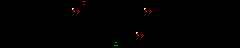

A level layout from a 2D game, rendered from its tile map. Below: a short description, then the map file with its tile-grid data intact:
An orthogonal 30x6 tile map with 8x8 px tiles, 3 tile layers (Geometry, Entities, BG).

<map version="1.10" tiledversion="1.11.0" orientation="orthogonal" renderorder="right-down" width="30" height="6" tilewidth="8" tileheight="8" infinite="0" nextlayerid="4" nextobjectid="1">
 <tileset firstgid="1" source="Project/RoomShaper.tsx" />
 <layer id="1" name="Geometry" width="30" height="6">
  <data encoding="csv">
0,0,0,0,0,0,0,0,0,0,7,0,0,0,0,0,0,0,0,0,0,0,0,0,0,0,0,0,0,0,
0,0,0,0,0,0,0,0,0,0,2,0,0,0,0,0,0,0,0,0,0,0,0,0,0,0,0,0,0,0,
0,0,0,0,0,0,0,1,1,1,1,1,1,1,2,0,1,1,1,2,0,0,0,0,0,0,0,0,0,0,
0,0,0,0,0,0,0,0,1,1,1,1,1,1,2,0,0,0,0,2,0,0,0,0,0,0,0,0,0,0,
0,0,0,0,0,0,0,0,0,0,0,1,1,1,2,0,0,0,0,2,0,3,1,1,0,0,0,0,0,0,
0,0,0,0,0,0,0,0,0,0,0,0,1,1,6,0,1,1,1,1,1,1,1,1,0,0,0,0,0,0
</data>
 </layer>
 <layer id="2" name="Entities" width="30" height="6">
  <data encoding="csv">
0,0,0,0,0,0,0,0,0,0,0,0,0,0,0,0,0,0,0,0,0,0,0,0,0,0,0,0,0,0,
0,0,0,0,0,0,0,0,0,28,0,0,0,0,0,0,0,0,28,0,0,0,0,0,0,0,0,0,0,0,
0,0,0,0,0,0,0,0,0,0,0,0,0,0,0,0,0,0,0,0,0,0,0,0,0,0,0,0,0,0,
0,0,0,0,0,0,0,0,0,0,0,0,0,0,0,0,0,0,0,0,0,0,0,0,0,0,0,0,0,0,
0,0,0,0,0,0,0,0,0,0,0,0,0,0,0,0,0,28,0,0,0,0,0,0,0,0,0,0,0,0,
0,0,0,0,0,0,0,0,0,0,0,0,0,0,0,0,0,0,0,0,0,0,0,0,0,0,0,0,0,0
</data>
 </layer>
 <layer id="3" name="BG" width="30" height="6">
  <data encoding="csv">
0,0,0,0,0,0,0,0,0,0,0,0,0,0,0,0,0,0,0,0,0,0,0,0,0,0,0,0,0,0,
0,0,0,0,0,0,0,0,0,0,0,0,0,0,0,0,0,0,0,0,0,0,0,0,0,0,0,0,0,0,
0,0,0,0,0,0,0,0,0,0,0,0,0,0,0,0,0,0,0,0,0,0,0,0,0,0,0,0,0,0,
0,0,0,0,0,0,0,0,0,0,0,0,0,0,0,0,0,0,0,0,0,0,0,0,0,0,0,0,0,0,
0,0,0,0,0,0,0,0,0,0,0,0,0,0,0,0,0,0,0,0,0,0,0,0,0,0,0,0,0,0,
0,0,0,0,0,0,0,0,0,0,0,0,0,0,0,0,0,0,0,0,0,0,0,0,0,0,0,0,0,0
</data>
 </layer>
</map>
